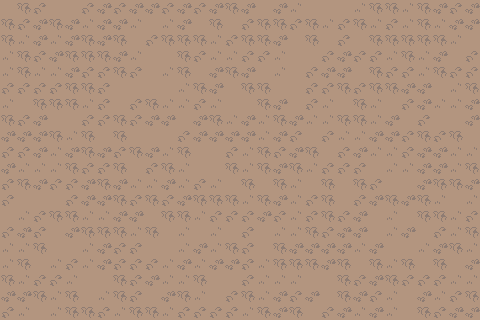

A level layout from a 2D game, rendered from its tile map. Below: a short description, then the map file with its tile-grid data intact:
An orthogonal 30x20 tile map with 16x16 px tiles, 1 tile layer (ground), 2 tilesets and 20 objects (20x slime).

<map version="1.8" tiledversion="1.10.1" orientation="orthogonal" renderorder="right-down" width="30" height="20" tilewidth="16" tileheight="16" infinite="0" nextlayerid="3" nextobjectid="21">
 <properties>
  <property name="ambience" type="int" propertytype="Ambience" value="8" />
 </properties>
 <tileset firstgid="1" source="../tilesets/floor.tsx" />
 <tileset firstgid="573" source="../tilesets/npc.tsx" />
 <layer id="1" name="ground" width="30" height="20">
  <data encoding="csv">
430,431,432,430,430,432,433,432,433,433,432,433,432,433,431,433,430,433,434,430,430,430,434,431,431,434,431,433,432,433,
431,432,433,431,433,434,433,433,434,430,434,433,430,431,430,432,431,431,432,431,434,432,431,434,432,434,431,434,433,433,
431,434,433,434,433,431,433,431,430,432,431,431,431,434,432,431,431,433,430,431,430,432,430,431,431,431,431,431,434,430,
434,431,432,433,431,431,431,433,434,430,430,431,432,434,434,432,432,434,430,430,432,433,432,432,434,431,434,433,430,432,
434,431,434,434,433,432,432,431,432,430,434,431,430,433,431,433,430,434,430,432,433,433,430,431,432,432,434,431,432,432,
432,432,432,432,431,431,432,430,430,430,430,434,431,433,430,431,431,430,430,432,432,431,432,431,431,433,433,430,434,431,
434,430,431,431,431,434,432,430,432,431,434,434,432,434,430,430,431,433,430,432,434,430,431,434,430,432,433,434,434,433,
431,432,433,430,430,432,432,431,432,433,433,430,433,431,434,433,434,431,433,434,434,431,431,434,433,430,432,430,430,433,
433,433,433,431,434,431,430,431,430,430,430,432,433,433,433,433,434,433,432,430,432,434,434,433,433,432,431,432,431,430,
432,432,433,434,433,431,433,432,431,433,434,431,430,430,432,434,431,432,433,431,430,432,433,434,434,432,433,433,434,434,
433,434,434,434,431,432,432,431,430,432,431,434,430,430,431,434,431,433,431,434,432,432,432,430,434,434,433,433,434,431,
432,431,433,432,432,433,431,433,434,434,433,434,432,434,430,431,430,431,434,430,431,430,431,432,430,430,433,431,431,433,
432,430,430,430,432,433,433,431,432,431,432,433,431,431,431,434,431,433,434,432,431,430,432,433,431,433,431,434,430,434,
430,434,432,431,431,434,434,433,433,430,431,431,434,432,432,432,433,432,434,432,431,432,433,430,434,430,431,431,434,432,
432,433,432,430,433,431,431,431,434,431,430,434,430,434,430,432,430,434,434,431,432,433,433,430,434,433,430,432,434,431,
434,434,431,430,430,434,433,432,432,430,430,434,433,434,431,432,430,431,433,433,433,433,434,433,430,430,434,433,431,434,
434,431,430,434,432,434,433,432,432,432,434,433,434,433,433,432,434,431,431,431,433,431,430,431,434,431,430,431,430,433,
431,434,432,432,434,430,430,431,432,433,434,434,431,430,430,432,434,434,434,430,430,431,432,433,431,432,432,432,434,434,
433,433,431,434,431,430,434,431,432,430,433,431,434,430,432,431,434,433,432,433,430,431,433,432,434,430,433,434,432,431,
432,434,430,434,431,431,432,434,431,431,434,432,432,432,432,434,431,433,431,430,432,433,434,433,434,430,431,432,433,433
</data>
 </layer>
 <objectgroup id="2" name="stuff">
  <object id="1" type="slime" gid="578" x="97" y="25" width="16" height="16" />
  <object id="2" type="slime" gid="578" x="386" y="261" width="16" height="16" />
  <object id="3" type="slime" gid="578" x="34" y="217" width="16" height="16" />
  <object id="4" type="slime" gid="578" x="168" y="58" width="16" height="16" />
  <object id="5" type="slime" gid="578" x="381" y="84" width="16" height="16" />
  <object id="6" type="slime" gid="578" x="178" y="266" width="16" height="16" />
  <object id="7" type="slime" gid="578" x="299" y="54" width="16" height="16" />
  <object id="8" type="slime" gid="578" x="317" y="347" width="16" height="16" />
  <object id="9" type="slime" gid="578" x="44" y="164" width="16" height="16" />
  <object id="10" type="slime" gid="578" x="181" y="160" width="16" height="16" />
  <object id="11" type="slime" gid="578" x="-94" y="134" width="16" height="16" />
  <object id="12" type="slime" gid="578" x="-3" y="368" width="16" height="16" />
  <object id="13" type="slime" gid="578" x="-72" y="-4" width="16" height="16" />
  <object id="14" type="slime" gid="578" x="37" y="-69" width="16" height="16" />
  <object id="15" type="slime" gid="578" x="288" y="-44" width="16" height="16" />
  <object id="16" type="slime" gid="578" x="566" y="114" width="16" height="16" />
  <object id="17" type="slime" gid="578" x="512" y="56" width="16" height="16" />
  <object id="18" type="slime" gid="578" x="591" y="310" width="16" height="16" />
  <object id="19" type="slime" gid="578" x="474" y="369" width="16" height="16" />
  <object id="20" type="slime" gid="578" x="206.667" y="462.667" width="16" height="16" />
 </objectgroup>
</map>